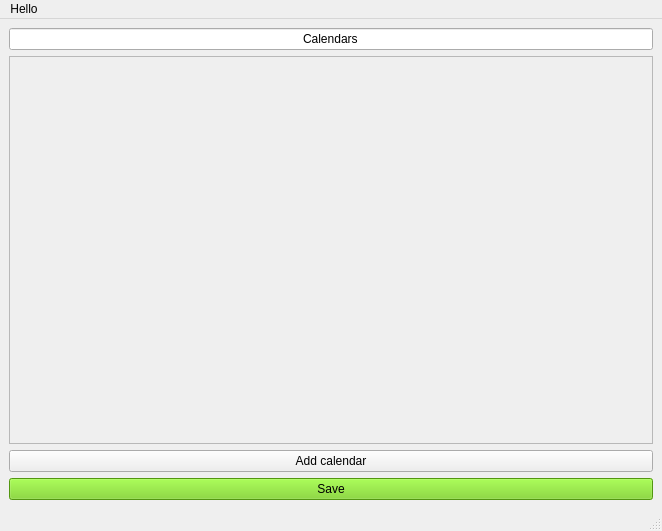
<?xml version="1.0" encoding="UTF-8"?>
<ui version="4.0">
    <class>MainWindow</class>
    <widget class="QMainWindow" name="MainWindow">
        <property name="geometry">
            <rect>
                <x>0</x>
                <y>0</y>
                <width>662</width>
                <height>531</height>
            </rect>
        </property>
        <property name="windowTitle">
            <string>MainWindow</string>
        </property>
        <widget class="QWidget" name="centralwidget">
            <layout class="QGridLayout" name="gridLayout">
                <item row="4" column="0">
                    <widget class="QScrollArea" name="scrollArea">
                        <property name="widgetResizable">
                            <bool>true</bool>
                        </property>
                        <widget class="QWidget" name="scrollAreaWidgetContents">
                            <property name="geometry">
                                <rect>
                                    <x>0</x>
                                    <y>0</y>
                                    <width>642</width>
                                    <height>374</height>
                                </rect>
                            </property>
                            <layout class="QVBoxLayout" name="verticalLayout"/>
                        </widget>
                    </widget>
                </item>
                <item row="0" column="0">
                    <widget class="QLineEdit" name="info_line_edit">
                        <property name="text">
                            <string>Calendars</string>
                        </property>
                        <property name="alignment">
                            <set>Qt::AlignCenter</set>
                        </property>
                        <property name="readOnly">
                            <bool>true</bool>
                        </property>
                    </widget>
                </item>
                <item row="5" column="0">
                    <widget class="QPushButton" name="add_calendar_button">
                        <property name="sizePolicy">
                            <sizepolicy hsizetype="Minimum" vsizetype="Fixed">
                                <horstretch>0</horstretch>
                                <verstretch>0</verstretch>
                            </sizepolicy>
                        </property>
                        <property name="text">
                            <string>Add calendar</string>
                        </property>
                    </widget>
                </item>
                <item row="6" column="0">
                    <widget class="QPushButton" name="save_all_button">
                        <property name="palette">
                            <palette>
                                <active>
                                    <colorrole role="WindowText">
                                        <brush brushstyle="SolidPattern">
                                            <color alpha="255">
                                                <red>0</red>
                                                <green>0</green>
                                                <blue>0</blue>
                                            </color>
                                        </brush>
                                    </colorrole>
                                    <colorrole role="Button">
                                        <brush brushstyle="SolidPattern">
                                            <color alpha="255">
                                                <red>115</red>
                                                <green>210</green>
                                                <blue>22</blue>
                                            </color>
                                        </brush>
                                    </colorrole>
                                    <colorrole role="Light">
                                        <brush brushstyle="SolidPattern">
                                            <color alpha="255">
                                                <red>170</red>
                                                <green>255</green>
                                                <blue>87</blue>
                                            </color>
                                        </brush>
                                    </colorrole>
                                    <colorrole role="Midlight">
                                        <brush brushstyle="SolidPattern">
                                            <color alpha="255">
                                                <red>142</red>
                                                <green>232</green>
                                                <blue>54</blue>
                                            </color>
                                        </brush>
                                    </colorrole>
                                    <colorrole role="Dark">
                                        <brush brushstyle="SolidPattern">
                                            <color alpha="255">
                                                <red>57</red>
                                                <green>105</green>
                                                <blue>11</blue>
                                            </color>
                                        </brush>
                                    </colorrole>
                                    <colorrole role="Mid">
                                        <brush brushstyle="SolidPattern">
                                            <color alpha="255">
                                                <red>76</red>
                                                <green>140</green>
                                                <blue>14</blue>
                                            </color>
                                        </brush>
                                    </colorrole>
                                    <colorrole role="Text">
                                        <brush brushstyle="SolidPattern">
                                            <color alpha="255">
                                                <red>0</red>
                                                <green>0</green>
                                                <blue>0</blue>
                                            </color>
                                        </brush>
                                    </colorrole>
                                    <colorrole role="BrightText">
                                        <brush brushstyle="SolidPattern">
                                            <color alpha="255">
                                                <red>255</red>
                                                <green>255</green>
                                                <blue>255</blue>
                                            </color>
                                        </brush>
                                    </colorrole>
                                    <colorrole role="ButtonText">
                                        <brush brushstyle="SolidPattern">
                                            <color alpha="255">
                                                <red>0</red>
                                                <green>0</green>
                                                <blue>0</blue>
                                            </color>
                                        </brush>
                                    </colorrole>
                                    <colorrole role="Base">
                                        <brush brushstyle="SolidPattern">
                                            <color alpha="255">
                                                <red>255</red>
                                                <green>255</green>
                                                <blue>255</blue>
                                            </color>
                                        </brush>
                                    </colorrole>
                                    <colorrole role="Window">
                                        <brush brushstyle="SolidPattern">
                                            <color alpha="255">
                                                <red>115</red>
                                                <green>210</green>
                                                <blue>22</blue>
                                            </color>
                                        </brush>
                                    </colorrole>
                                    <colorrole role="Shadow">
                                        <brush brushstyle="SolidPattern">
                                            <color alpha="255">
                                                <red>0</red>
                                                <green>0</green>
                                                <blue>0</blue>
                                            </color>
                                        </brush>
                                    </colorrole>
                                    <colorrole role="AlternateBase">
                                        <brush brushstyle="SolidPattern">
                                            <color alpha="255">
                                                <red>185</red>
                                                <green>232</green>
                                                <blue>138</blue>
                                            </color>
                                        </brush>
                                    </colorrole>
                                    <colorrole role="ToolTipBase">
                                        <brush brushstyle="SolidPattern">
                                            <color alpha="255">
                                                <red>255</red>
                                                <green>255</green>
                                                <blue>220</blue>
                                            </color>
                                        </brush>
                                    </colorrole>
                                    <colorrole role="ToolTipText">
                                        <brush brushstyle="SolidPattern">
                                            <color alpha="255">
                                                <red>0</red>
                                                <green>0</green>
                                                <blue>0</blue>
                                            </color>
                                        </brush>
                                    </colorrole>
                                </active>
                                <inactive>
                                    <colorrole role="WindowText">
                                        <brush brushstyle="SolidPattern">
                                            <color alpha="255">
                                                <red>0</red>
                                                <green>0</green>
                                                <blue>0</blue>
                                            </color>
                                        </brush>
                                    </colorrole>
                                    <colorrole role="Button">
                                        <brush brushstyle="SolidPattern">
                                            <color alpha="255">
                                                <red>115</red>
                                                <green>210</green>
                                                <blue>22</blue>
                                            </color>
                                        </brush>
                                    </colorrole>
                                    <colorrole role="Light">
                                        <brush brushstyle="SolidPattern">
                                            <color alpha="255">
                                                <red>170</red>
                                                <green>255</green>
                                                <blue>87</blue>
                                            </color>
                                        </brush>
                                    </colorrole>
                                    <colorrole role="Midlight">
                                        <brush brushstyle="SolidPattern">
                                            <color alpha="255">
                                                <red>142</red>
                                                <green>232</green>
                                                <blue>54</blue>
                                            </color>
                                        </brush>
                                    </colorrole>
                                    <colorrole role="Dark">
                                        <brush brushstyle="SolidPattern">
                                            <color alpha="255">
                                                <red>57</red>
                                                <green>105</green>
                                                <blue>11</blue>
                                            </color>
                                        </brush>
                                    </colorrole>
                                    <colorrole role="Mid">
                                        <brush brushstyle="SolidPattern">
                                            <color alpha="255">
                                                <red>76</red>
                                                <green>140</green>
                                                <blue>14</blue>
                                            </color>
                                        </brush>
                                    </colorrole>
                                    <colorrole role="Text">
                                        <brush brushstyle="SolidPattern">
                                            <color alpha="255">
                                                <red>0</red>
                                                <green>0</green>
                                                <blue>0</blue>
                                            </color>
                                        </brush>
                                    </colorrole>
                                    <colorrole role="BrightText">
                                        <brush brushstyle="SolidPattern">
                                            <color alpha="255">
                                                <red>255</red>
                                                <green>255</green>
                                                <blue>255</blue>
                                            </color>
                                        </brush>
                                    </colorrole>
                                    <colorrole role="ButtonText">
                                        <brush brushstyle="SolidPattern">
                                            <color alpha="255">
                                                <red>0</red>
                                                <green>0</green>
                                                <blue>0</blue>
                                            </color>
                                        </brush>
                                    </colorrole>
                                    <colorrole role="Base">
                                        <brush brushstyle="SolidPattern">
                                            <color alpha="255">
                                                <red>255</red>
                                                <green>255</green>
                                                <blue>255</blue>
                                            </color>
                                        </brush>
                                    </colorrole>
                                    <colorrole role="Window">
                                        <brush brushstyle="SolidPattern">
                                            <color alpha="255">
                                                <red>115</red>
                                                <green>210</green>
                                                <blue>22</blue>
                                            </color>
                                        </brush>
                                    </colorrole>
                                    <colorrole role="Shadow">
                                        <brush brushstyle="SolidPattern">
                                            <color alpha="255">
                                                <red>0</red>
                                                <green>0</green>
                                                <blue>0</blue>
                                            </color>
                                        </brush>
                                    </colorrole>
                                    <colorrole role="AlternateBase">
                                        <brush brushstyle="SolidPattern">
                                            <color alpha="255">
                                                <red>185</red>
                                                <green>232</green>
                                                <blue>138</blue>
                                            </color>
                                        </brush>
                                    </colorrole>
                                    <colorrole role="ToolTipBase">
                                        <brush brushstyle="SolidPattern">
                                            <color alpha="255">
                                                <red>255</red>
                                                <green>255</green>
                                                <blue>220</blue>
                                            </color>
                                        </brush>
                                    </colorrole>
                                    <colorrole role="ToolTipText">
                                        <brush brushstyle="SolidPattern">
                                            <color alpha="255">
                                                <red>0</red>
                                                <green>0</green>
                                                <blue>0</blue>
                                            </color>
                                        </brush>
                                    </colorrole>
                                </inactive>
                                <disabled>
                                    <colorrole role="WindowText">
                                        <brush brushstyle="SolidPattern">
                                            <color alpha="255">
                                                <red>57</red>
                                                <green>105</green>
                                                <blue>11</blue>
                                            </color>
                                        </brush>
                                    </colorrole>
                                    <colorrole role="Button">
                                        <brush brushstyle="SolidPattern">
                                            <color alpha="255">
                                                <red>115</red>
                                                <green>210</green>
                                                <blue>22</blue>
                                            </color>
                                        </brush>
                                    </colorrole>
                                    <colorrole role="Light">
                                        <brush brushstyle="SolidPattern">
                                            <color alpha="255">
                                                <red>170</red>
                                                <green>255</green>
                                                <blue>87</blue>
                                            </color>
                                        </brush>
                                    </colorrole>
                                    <colorrole role="Midlight">
                                        <brush brushstyle="SolidPattern">
                                            <color alpha="255">
                                                <red>142</red>
                                                <green>232</green>
                                                <blue>54</blue>
                                            </color>
                                        </brush>
                                    </colorrole>
                                    <colorrole role="Dark">
                                        <brush brushstyle="SolidPattern">
                                            <color alpha="255">
                                                <red>57</red>
                                                <green>105</green>
                                                <blue>11</blue>
                                            </color>
                                        </brush>
                                    </colorrole>
                                    <colorrole role="Mid">
                                        <brush brushstyle="SolidPattern">
                                            <color alpha="255">
                                                <red>76</red>
                                                <green>140</green>
                                                <blue>14</blue>
                                            </color>
                                        </brush>
                                    </colorrole>
                                    <colorrole role="Text">
                                        <brush brushstyle="SolidPattern">
                                            <color alpha="255">
                                                <red>57</red>
                                                <green>105</green>
                                                <blue>11</blue>
                                            </color>
                                        </brush>
                                    </colorrole>
                                    <colorrole role="BrightText">
                                        <brush brushstyle="SolidPattern">
                                            <color alpha="255">
                                                <red>255</red>
                                                <green>255</green>
                                                <blue>255</blue>
                                            </color>
                                        </brush>
                                    </colorrole>
                                    <colorrole role="ButtonText">
                                        <brush brushstyle="SolidPattern">
                                            <color alpha="255">
                                                <red>57</red>
                                                <green>105</green>
                                                <blue>11</blue>
                                            </color>
                                        </brush>
                                    </colorrole>
                                    <colorrole role="Base">
                                        <brush brushstyle="SolidPattern">
                                            <color alpha="255">
                                                <red>115</red>
                                                <green>210</green>
                                                <blue>22</blue>
                                            </color>
                                        </brush>
                                    </colorrole>
                                    <colorrole role="Window">
                                        <brush brushstyle="SolidPattern">
                                            <color alpha="255">
                                                <red>115</red>
                                                <green>210</green>
                                                <blue>22</blue>
                                            </color>
                                        </brush>
                                    </colorrole>
                                    <colorrole role="Shadow">
                                        <brush brushstyle="SolidPattern">
                                            <color alpha="255">
                                                <red>0</red>
                                                <green>0</green>
                                                <blue>0</blue>
                                            </color>
                                        </brush>
                                    </colorrole>
                                    <colorrole role="AlternateBase">
                                        <brush brushstyle="SolidPattern">
                                            <color alpha="255">
                                                <red>115</red>
                                                <green>210</green>
                                                <blue>22</blue>
                                            </color>
                                        </brush>
                                    </colorrole>
                                    <colorrole role="ToolTipBase">
                                        <brush brushstyle="SolidPattern">
                                            <color alpha="255">
                                                <red>255</red>
                                                <green>255</green>
                                                <blue>220</blue>
                                            </color>
                                        </brush>
                                    </colorrole>
                                    <colorrole role="ToolTipText">
                                        <brush brushstyle="SolidPattern">
                                            <color alpha="255">
                                                <red>0</red>
                                                <green>0</green>
                                                <blue>0</blue>
                                            </color>
                                        </brush>
                                    </colorrole>
                                </disabled>
                            </palette>
                        </property>
                        <property name="text">
                            <string>Save</string>
                        </property>
                    </widget>
                </item>
            </layout>
        </widget>
        <widget class="QMenuBar" name="menubar">
            <property name="geometry">
                <rect>
                    <x>0</x>
                    <y>0</y>
                    <width>662</width>
                    <height>22</height>
                </rect>
            </property>
            <widget class="QMenu" name="menuHello">
                <property name="title">
                    <string>Hello</string>
                </property>
            </widget>
            <addaction name="menuHello"/>
        </widget>
        <widget class="QStatusBar" name="statusbar"/>
    </widget>
    <resources/>
    <connections/>
</ui>
